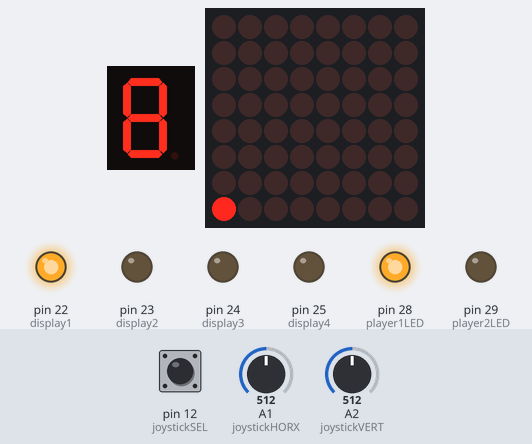
Recording of a sketch running on a simulated Arduino Mega 2560, built with avr-gcc and run on an emulated ATmega2560. Shown: 1-digit seven-segment display, 8×8 LED matrix, output pins drawn as LEDs (lit = HIGH). Wiring (inferred from the names in the program): 1-digit 7-segment display, segments lit when HIGH: segments pin 1, pin 2, pin 3, pin 4, pin 5, pin 6, pin 7. Dashed ring = blinking. The inputs (shaded band) are chosen by the test bench; at power-on: pin 12 (joystickSEL) HIGH, A1 (joystickHORX) = 512, A2 (joystickVERT) = 512. The segment pins are drawn as the display they are named for; pins used as bus, display or sensor lines are not drawn.

Above: at 1.2 s.
1.3 s: pin 12 (joystickSEL) pulled LOW for 3.2 s
At 3.5 s:
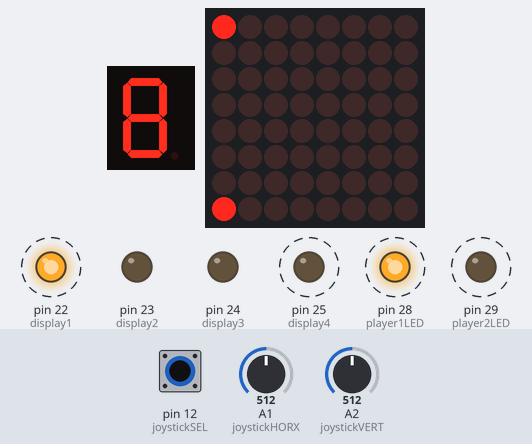
6.7 s: A1 (joystickHORX) set to 207
8.2 s: A1 (joystickHORX) set to 183
At 9.4 s:
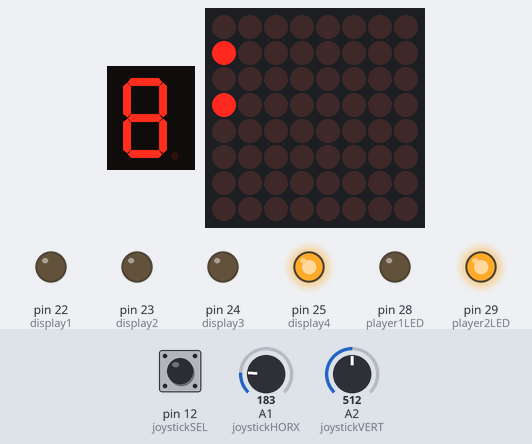
9.7 s: pin 12 (joystickSEL) pulled LOW for 0.15 s
At 11.3 s:
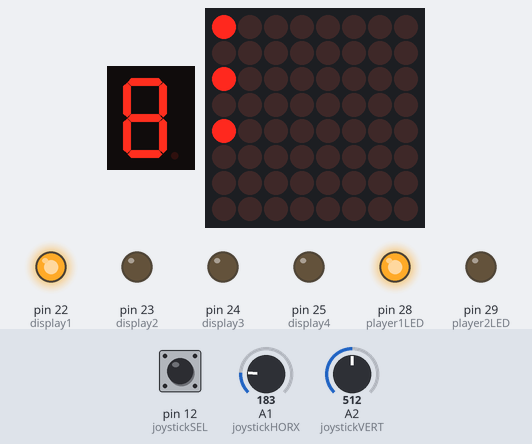
12.0 s: pin 12 (joystickSEL) pulled LOW for 1 s
At 14.7 s:
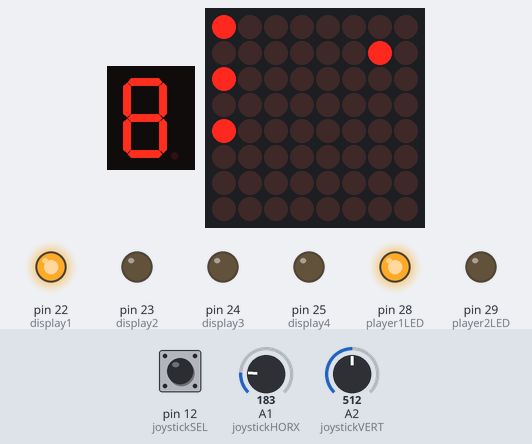
15.0 s: A1 (joystickHORX) set to 210
At 16.0 s:
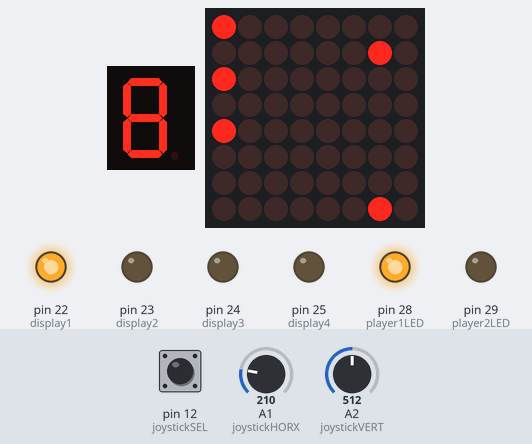
Timing chart, 0 to 17.6 s (numbered marks = the images above; inputs shaded):
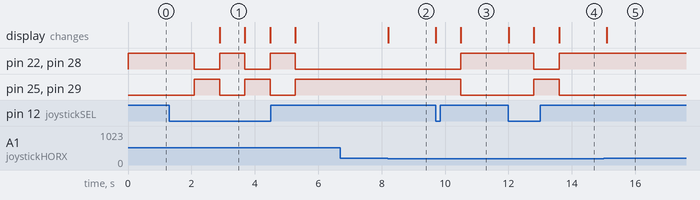

Measured:
- the behaviour switches between 200 and 199 on A1 (joystickHORX) (found by bisection; images 1 and 2)
- after the input at 1.3 s, pin 22 (display1), pin 28 (player1LED): alternates HIGH for 0.79 s and LOW for 0.80 s, starting after 0.79 s; pin 25 (display4), pin 29 (player2LED): alternates HIGH for 0.79 s and LOW for 0.80 s, starting after 0.80 s; the display: changes after 1.6 s (image 1)
- after the input at 6.7 s, every drawn part: stays the same
- after the input at 8.2 s, the display: changes at once (image 2)
- after the input at 9.7 s, pin 22 (display1), pin 28 (player1LED): LOW → HIGH after 0.80 s; pin 25 (display4), pin 29 (player2LED): HIGH → LOW after 0.80 s; the display: first changes at once (image 3 shows a later state)
- after the input at 12.0 s, pin 22 (display1), pin 28 (player1LED): HIGH → LOW after 0.80 s, → HIGH 0.80 s later; pin 25 (display4), pin 29 (player2LED): LOW → HIGH after 0.80 s, → LOW 0.79 s later; the display: first changes at once (image 4 shows a later state)
- after the input at 15.0 s, the display: changes after 0.10 s (image 5)
- what the display in image 1 shows lasts 0.8 s, from 2.9 s to 3.7 s

The sketch:

Connect4.ino
```cpp
#include <LedControl.h>

/*
 * Simon Taylor
 * the date
 * this is a project
 */

// define the segments for Seven Segment Display
#define segA 1
#define segB 2
#define segC 3
#define segD 4
#define segE 5
#define segF 6
#define segG 7

// define the displays for Seven Segment Display
#define display1 22
#define display2 23
#define display3 24
#define display4 25

// define the player LED indicators
#define player1LED 28
#define player2LED 29

// define the matrix pins
#define matrixCLK 30
#define matrixCS 31
#define matrixDIN 32
#define matrixNumOfDevices 1

// define the joystick pins
#define joystickSEL 12
#define joystickHORX A1
#define joystickVERT A2

// define the connect4 stuff
int board[7][8]; // 7 rows, 8 columns
int player1Score = 0;
int player2Score = 0;
int playerTurn = 1;  // either 1 or 2
int delayTime = 500; // in ms
bool gameOver = false;

// define jostick shit
int joystickY;
int joystickX;

bool joystickUP = false;
bool joystickDOWN = false;
bool joystickLEFT = false;
bool joystickRIGHT = false;
bool joystickSELECT;

// define the object being used
LedControl matrix = LedControl(matrixDIN, matrixCLK, matrixCS, matrixNumOfDevices);

/*
 *  displaying methods
 */
void segDisplay(int display, int seg)
{
  // display numbers on a seven segment display
  // takes an int that is which display is being outputted and the num to output
  // only works for me in this class

  switch (display)
  {
  case 1:
    digitalWrite(display1, HIGH);
    break;
  case 2:
    digitalWrite(display2, HIGH);
    break;
  case 3:
    digitalWrite(display3, HIGH);
    break;
  case 4:
    digitalWrite(display4, HIGH);
    break;
  }

  switch (seg)
  {
  case 0:
    digitalWrite(segA, HIGH);
    digitalWrite(segB, HIGH);
    digitalWrite(segC, HIGH);
    digitalWrite(segD, HIGH);
    digitalWrite(segE, HIGH);
    digitalWrite(segF, HIGH);
    break;
  case 1:
    digitalWrite(segB, HIGH);
    digitalWrite(segC, HIGH);
    break;
  case 2:
    digitalWrite(segA, HIGH);
    digitalWrite(segB, HIGH);
    digitalWrite(segG, HIGH);
    digitalWrite(segE, HIGH);
    digitalWrite(segD, HIGH);
    break;
  case 3:
    digitalWrite(segA, HIGH);
    digitalWrite(segB, HIGH);
    digitalWrite(segG, HIGH);
    digitalWrite(segC, HIGH);
    digitalWrite(segD, HIGH);
    break;
  case 4:
    digitalWrite(segF, HIGH);
    digitalWrite(segG, HIGH);
    digitalWrite(segB, HIGH);
    digitalWrite(segC, HIGH);
    break;
  case 5:
    digitalWrite(segA, HIGH);
    digitalWrite(segF, HIGH);
    digitalWrite(segG, HIGH);
    digitalWrite(segC, HIGH);
    digitalWrite(segD, HIGH);
    break;
  case 6:
    digitalWrite(segA, HIGH);
    digitalWrite(segF, HIGH);
    digitalWrite(segE, HIGH);
    digitalWrite(segD, HIGH);
    digitalWrite(segC, HIGH);
    digitalWrite(segG, HIGH);
    break;
  case 7:
    digitalWrite(segA, HIGH);
    digitalWrite(segB, HIGH);
    digitalWrite(segC, HIGH);
    break;
  case 8:
    digitalWrite(segA, HIGH);
    digitalWrite(segB, HIGH);
    digitalWrite(segC, HIGH);
    digitalWrite(segD, HIGH);
    digitalWrite(segE, HIGH);
    digitalWrite(segF, HIGH);
    digitalWrite(segG, HIGH);
    break;
  case 9:
    digitalWrite(segA, HIGH);
    digitalWrite(segF, HIGH);
    digitalWrite(segG, HIGH);
    digitalWrite(segB, HIGH);
    digitalWrite(segC, HIGH);
    break;
  }
}

void clearSevSeg()
{
  for (int i = segA; i <= segG; i++)
  {
    digitalWrite(i, HIGH);
  }
  for (int i = display1; i <= display4; i++)
  {
    digitalWrite(i, LOW);
  }
}

void displayPlayer1()
{
  matrix.clearDisplay(0);
  digitalWrite(player2LED, LOW);
  clearSevSeg();

  for (int row = 0; row < sizeof(board) / sizeof(int); row++)
  {
    for (int col = 0; col < sizeof(board[0]) / sizeof(int); col++)
    {
      if (board[row][col] == 1)
      {
        matrix.setLed(0, row, col, true);
      }
    }
  }

  digitalWrite(player1LED, HIGH);

  segDisplay(1, player1Score);
}

void displayPlayer2()
{
  matrix.clearDisplay(0);
  digitalWrite(player1LED, LOW);
  clearSevSeg();

  for (int row = 0; row < sizeof(board) / sizeof(int); row++)
  {
    for (int col = 0; col < sizeof(board[0]) / sizeof(int); col++)
    {
      if (board[row][col] == 2)
      {
        matrix.setLed(0, row, col, true);
      }
    }
  }

  digitalWrite(player2LED, HIGH);

  segDisplay(4, player2Score);
}

void winDisplay()
{
  for (int i = 0; i < 5; i++)
  {
    for (int row = 0; row < sizeof(board) / sizeof(int); row++)
    {
      for (int col = 0; col < sizeof(board[0]) / sizeof(int); col++)
      {
        matrix.setLed(0, row, col, true);
      }
      delay(10);
    }
    for (int row = 0; row < sizeof(board) / sizeof(int); row++)
    {
      for (int col = 0; col < sizeof(board[0]) / sizeof(int); col++)
      {
        matrix.setLed(0, row, col, false);
      }
      delay(10);
    }
  }
}

void winDisplay2()
{
  for (int i = 0; i < 5; i++)
  {
    for (int row = 0; row < sizeof(board) / sizeof(int); row++)
    {
      for (int col = 0; col < sizeof(board[0]) / sizeof(int); col++)
      {
        if (board[row][col] != 0)
        {
          matrix.setLed(0, row, col, true);
        }
      }
    }

    delay(200);

    matrix.clearDisplay(0);

    delay(200);
  }
}

void displayPlayerScore(int player)
{
  switch (player)
  {
  case 1:
    segDisplay(1, player1Score);
    break;

  case 2:
    segDisplay(4, player2Score);
    break;
  }

  delay(500);
}

/*
 *  other methods that are actaully helpful
 */
void setJoystickValues()
{
  joystickLEFT = analogRead(joystickHORX) > 823;
  joystickRIGHT = analogRead(joystickHORX) < 200;
  joystickUP = analogRead(joystickVERT) > 823;
  joystickDOWN = analogRead(joystickVERT) < 200;

  joystickSELECT = digitalRead(joystickSEL) == LOW;
}

int pickCol(int player)
{
  //  setJoystickValues();

  bool selectedCol = false;
  int col = 0;

  while (!selectedCol)
  {
    /* code */
    setJoystickValues();
    matrix.setLed(0, 7, col, true);
    if (joystickSELECT)
    {
      drop(col, player);
      selectedCol = true;

      delay(250);
      return col;
    }

    if (joystickLEFT)
    {
      matrix.setLed(0, 7, col, false);
      col--;
      delay(250);
    }
    if (joystickRIGHT)
    {
      matrix.setLed(0, 7, col, false);
      col++;
      delay(250);
    }
  }
}

/*
 *  connect4 helping methods
 */

void drop(int col, int player)
{
  for (int row = 0; row < sizeof(board) / sizeof(int); row++)
  {
    if (board[row][col] == 0)
    {
      board[row][col] = player;
      break;
    }
  }
}

bool checkCol(int col)
{
  for (int row = 0; row < sizeof(board) / sizeof(int); row++)
  {
    if (board[row][col] != 0)
    {
      return false;
    }
  }
  return true;
}

void addWin(int player)
{
  switch (player)
  {
  case 1:
    player1Score++;
    break;
  case 2:
    player2Score++;
    break;
  }
}

void createBoard()
{ // initalize array to 0
  for (int i = 0; i < sizeof(board) / sizeof(int); i++)
  {
    for (int j = 0; j < sizeof(board[0]) / sizeof(int); j++)
    {
      board[i][j] = 0;
    }
  }
}

void clearBoard()
{ // initalize array to 0
  for (int i = 0; i < sizeof(board) / sizeof(int); i++)
  {
    for (int j = 0; j < sizeof(board[0]) / sizeof(int); j++)
    {
      board[i][j] = 0;
    }
  }
}

int checkForWin()
{
  for (int i = 0; i < sizeof(board); i++)
  {
    for (int j = 0; j < sizeof(board[0]); j++)
    {
      // check diagonals
      if (checkDiagonalUpAndRight(i, j) == 1)
      {
        return 1;
      }
      if (checkDiagonalUpAndRight(i, j) == 2)
      {
        return 2;
      }
      if (checkDiagonalDownAndRight(i, j) == 1)
      {
        return 1;
      }
      if (checkDiagonalDownAndRight(i, j) == 2)
      {
        return 2;
      }

      // check rows
      if (checkRow(i, j) == 1)
      {
        return 1;
      }
      if (checkRow(i, j) == 2)
      {
        return 2;
      }

      // check columns
      if (checkColumn(i, j) == 1)
      {
        return 1;
      }
      if (checkColumn(i, j) == 2)
      {
        return 2;
      }
    }
  }
  return 0;
}

int checkColumn(int row, int col)
{
  bool rowOutOfBounds = row > sizeof(board) / sizeof(int) - 4;
  if (rowOutOfBounds)
  {
    return 0;
  }

  int x = 0;
  int o = 0;

  for (int k = 0; k < 4; k++)
  { // cycle through column to check for 4 in a row
    if (board[row + k][col] == 1)
    {
      x++;
      o = 0;
    }
    else if (board[row + k][col] == 2)
    {
      x = 0;
      o++;
    }
    else
    {
      x = 0;
      o = 0;
    }
  }

  // check if either X or O has 4 in a row;
  if (x == 4)
  {
    return 1;
  }
  else if (o == 4)
  {
    return 2;
  }
  else
  {
    return 0;
  }
}

int checkRow(int row, int col)
{
  // end if out of bounds
  bool colOutOfBounds = (col > sizeof(board[0]) / sizeof(int) - 4) || col < 0;
  if (colOutOfBounds)
  {
    return 0;
  }

  int x = 0;
  int o = 0;

  for (int k = 0; k < 4; k++)
  { // cycle through row to check for 4 in a row

    if (board[row][col + k] == 1)
    {
      x++;
      o = 0;
    }
    else if (board[row][col + k] == 2)
    {
      x = 0;
      o++;
    }
    else
    {
      x = 0;
      o = 0;
    }
  }

  // check if either X or O has 4 in a row;
  if (x == 4)
  {
    return 1;
  }
  else if (o == 4)
  {
    return 2;
  }
  else
  {
    return 0; // return 0 if nothing is matches
  }
}

int checkDiagonalUpAndRight(int row, int col)
{
  // end if out of bounds
  bool rowOutOfBounds = (row > sizeof(board) / sizeof(int) - 4) || row < 0;
  bool colOutOfBounds = (col > sizeof(board) / sizeof(int) - 4) || col < 0;
  if (rowOutOfBounds || colOutOfBounds)
  {
    return 0;
  }

  int x = 0;
  int o = 0;

  for (int k = 0; k < 4; k++)
  { // cycle through checking columns/rows
    if (board[row + k][col + k] == 1)
    {
      x++;
      o = 0;
    }
    else if (board[row + k][col + k] == 2)
    {
      x = 0;
      o++;
    }
    else if (board[row + k][col + k] == 0)
    {
      x = 0;
      o = 0;
    }
  }

  if (x == 4)
  {
    return 1;
  }
  else if (o == 4)
  {
    return 2;
  }

  return 0;
}

int checkDiagonalDownAndRight(int row, int col)
{
  // end if out of bounds
  bool rowOutOfBounds = row < 3 || row < 0;
  bool colOutOfBounds = (col > sizeof(board[0]) / sizeof(int) - 4) || col < 0;
  if (rowOutOfBounds || colOutOfBounds)
  {
    return 0;
  }

  int x = 0;
  int o = 0;

  for (int k = 0; k < 4; k++)
  { // cycle through checking columns/rows
    if (board[row - k][col + k] == 1)
    {
      x++;
      o = 0;
    }
    else if (board[row - k][col + k] == 2)
    {
      x = 0;
      o++;
    }
    else if (board[row - k][col + k] == 0)
    {
      x = 0;
      o = 0;
    }
  }

  if (x == 4)
  {
    return 1;
  }
  else if (o == 4)
  {
    return 2;
  }

  return 0;
}

bool fullCol(int col)
{
  bool colFULL = false;
  for (int row = 0; row < sizeof(board) / sizeof(int) - 1; row++)
  {
    if (board[row][col] != 0)
    {
      colFULL = true;
    }
  }
}

bool fullTable()
{
  for (int row = 0; row < sizeof(board) / sizeof(int) - 1; row++)
  {
    for (int col = 0; col < sizeof(board[0]) / sizeof(int); col++)
    {
      if (board[row][col] == 0)
      {
        return false;
      }
    }
  }
  return true;
}

void oneTurn(int player)
{

  pickCol(player);

  switch (checkForWin())
  {
  case 1:
    addWin(1);
    gameOver = true;
    clearSevSeg();
    displayPlayerScore(1);
    break;

  case 2:
    addWin(2);
    gameOver = true;
    clearSevSeg();
    displayPlayerScore(2);
    break;
  }

  if (fullTable())
  {
    gameOver = true;
  }
}

/*
 * actual arduino running code
 */
void setup()
{
  // put your setup code here, to run once:
  /*
   * setup the pinmodes
   */
  // initialize segments for Seven Segment Display
  for (int i = segA; i <= segG; i++)
  {
    pinMode(i, OUTPUT);
  }
  // initialize displays for Seven Segement Display
  for (int i = display1; i <= display4; i++)
  {
    pinMode(i, OUTPUT);
  }
  // initialize the player LED indicators
  for (int i = player1LED; i <= player2LED; i++)
  {
    pinMode(i, OUTPUT);
  }
  // initialize the matrix pins
  for (int i = 30; i <= 32; i++)
  {
    pinMode(i, OUTPUT);
  }
  // initialize the joystick pins
  pinMode(A1, INPUT);
  pinMode(A2, INPUT);
  pinMode(12, INPUT_PULLUP);

  // clear the display
  clearSevSeg();

  /*
   * setup the matrix to work
   */
  matrix.shutdown(0, false);
  matrix.setIntensity(0, 15);
  matrix.clearDisplay(0);
}

void loop()
{

  displayPlayer1();
  oneTurn(1);

  delay(500);

  if (gameOver)
  {

    winDisplay2();

    clearBoard();
    gameOver = false;
  }

  displayPlayer2();
  oneTurn(2);

  delay(500);

  if (gameOver)
  {
    winDisplay2();

    clearBoard();
    gameOver = false;
  }
}
```
